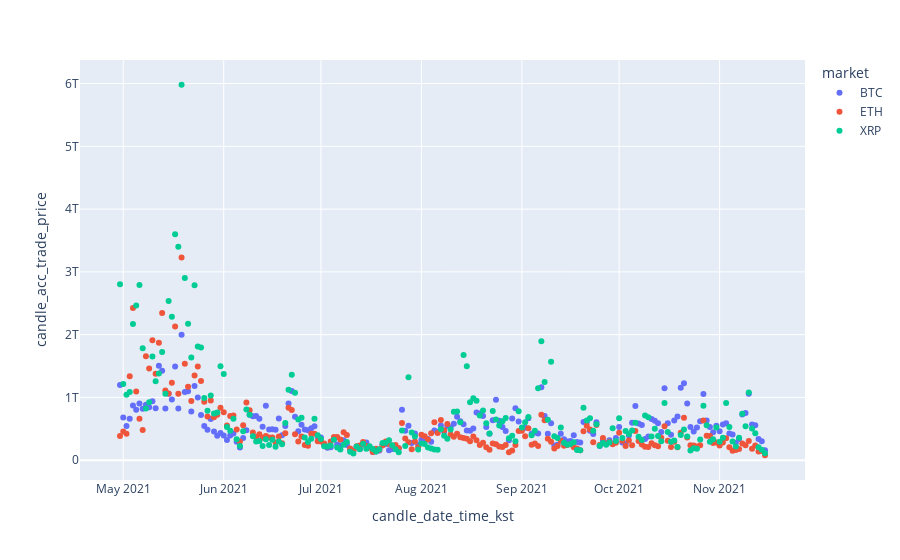

Source (notebook cell):
### Code cell
fig = px.scatter(my_df,
                x='candle_date_time_kst',
                y='candle_acc_trade_price',
                color='market')
plotly.offline.iplot(fig)

### Figure 1 — Plotly figure (JSON) as saved in the notebook; plotly's stock layout.template omitted (floating-point values rounded to 4 significant figures; data arrays with more than 128 entries replaced by an {"elided": "..."} marker saying what was removed)
{"data": [{"hovertemplate": "market=BTC<br>candle_date_time_kst=%{x}<br>candle_acc_trade_price=%{y}<extra></extra>", "legendgroup": "BTC", "marker": {"color": "#636efa", "symbol": "circle"}, "mode": "markers", "name": "BTC", "orientation": "v", "showlegend": true, "type": "scatter", "x": {"elided": "200 str values"}, "xaxis": "x", "y": {"elided": "200 float values"}, "yaxis": "y"}, {"hovertemplate": "market=ETH<br>candle_date_time_kst=%{x}<br>candle_acc_trade_price=%{y}<extra></extra>", "legendgroup": "ETH", "marker": {"color": "#EF553B", "symbol": "circle"}, "mode": "markers", "name": "ETH", "orientation": "v", "showlegend": true, "type": "scatter", "x": {"elided": "200 str values"}, "xaxis": "x", "y": {"elided": "200 float values"}, "yaxis": "y"}, {"hovertemplate": "market=XRP<br>candle_date_time_kst=%{x}<br>candle_acc_trade_price=%{y}<extra></extra>", "legendgroup": "XRP", "marker": {"color": "#00cc96", "symbol": "circle"}, "mode": "markers", "name": "XRP", "orientation": "v", "showlegend": true, "type": "scatter", "x": {"elided": "200 str values"}, "xaxis": "x", "y": {"elided": "200 float values"}, "yaxis": "y"}], "layout": {"legend": {"title": {"text": "market"}, "tracegroupgap": 0}, "margin": {"t": 60}, "xaxis": {"anchor": "y", "domain": [0, 1], "title": {"text": "candle_date_time_kst"}}, "yaxis": {"anchor": "x", "domain": [0, 1], "title": {"text": "candle_acc_trade_price"}}}}
